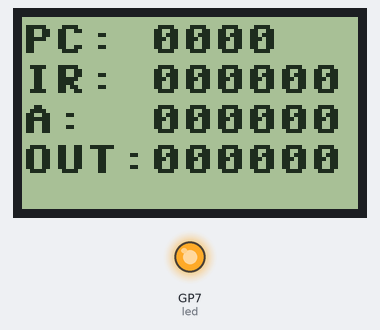
The program below on a simulated Raspberry Pi Pico running MicroPython. Shown: 84×48 one-colour display, output pins drawn as LEDs (lit = HIGH). Pins used as bus, display or sensor lines are not drawn; what the program prints to the serial console is not drawn.

Above: at 0.2 s.

The program:

main.py
```python
from sap1 import SAP1
from nokia5110 import Nokia5110
import machine, time

# Konfiguracja fizycznego wejścia zegara
clock_pin = machine.Pin(15, machine.Pin.IN, machine.Pin.PULL_DOWN)  # Zegar na GPIO15

# Inicjalizacja wyświetlacza
display = Nokia5110()

# Program dla SAP-1
program = [
    0b00010001,  # LDA 1  (Załaduj wartość z RAM[1] do akumulatora)
    0b00100010,  # ADD 2  (Dodaj wartość z RAM[2] do akumulatora)
    0b11100000,  # OUT    (Wyślij wartość akumulatora do OUT)
    0b11110000,  # HLT    (Zatrzymaj program)
    0b00000001,  # RAM[1] = 1 (Liczba 1)
    0b00000010   # RAM[2] = 2 (Liczba 2)
]

# Inicjalizacja emulatora
sap1 = SAP1()
sap1.load_program(program)
print("Pamięć RAM:", sap1.RAM)

def wait_for_clock():
    """ Czeka na narastające zbocze zegara na GPIO 15 """
    while clock_pin.value() == 0:  # Czekaj na stan wysoki
        pass
    time.sleep(0.01)  # Krótkie opóźnienie dla uniknięcia drgań styków
    while clock_pin.value() == 1:  # Czekaj, aż wróci do stanu niskiego
        pass

def update_display(pc, ir, a, out):
    """ Aktualizacja wyświetlacza i terminala """
    display.clear()

    def to_bin_str(value):
        return ("000000" + bin(int(value))[2:])[-6:]

    def to_bin_str_PC(value):
        return ("0000" + bin(int(value))[2:])[-4:]

    display.draw_text(0, 2,  "PC: " + to_bin_str_PC(pc))
    display.draw_text(0, 12, "IR: " + to_bin_str(ir))
    display.draw_text(0, 22, "A:  " + to_bin_str(a))
    display.draw_text(0, 32, "OUT:" + to_bin_str(out))

    display.show()

    # Wypisywanie rejestrów na ekran komputera
    print(f"PC:  {to_bin_str_PC(pc)}")
    print(f"IR:  {to_bin_str(ir)}")
    print(f"A:   {to_bin_str(a)}")
    print(f"OUT: {to_bin_str(out)}")
    print("-" * 20)  # Oddzielenie kolejnych cykli

update_display(sap1.PC, sap1.IR, sap1.A, sap1.OUT)

# Uruchomienie SAP-1 z zewnętrznym zegarem
while True:
    wait_for_clock()  # Czekaj na narastające zbocze zegara
    sap1.step()  # Wykonaj jeden cykl
    update_display(sap1.PC, sap1.IR, sap1.A, sap1.OUT)  # Aktualizacja ekranu i terminala
```

sap1.py
```python
import time

class SAP1:
    def __init__(self):
        self.PC = 0      # Licznik programowy (4-bit)
        self.IR = 0      # Rejestr instrukcji (8-bit)
        self.A = 0       # Akumulator (8-bit)
        self.OUT = 0     # Rejestr wyjściowy (8-bit)
        self.RAM = [0] * 16  # Pamięć RAM (16 komórek po 8-bitów)
        self.running = True

    def load_program(self, program):
        for i, instruction in enumerate(program):
            self.RAM[i] = instruction
            print(f"RAM[{i}] = {instruction:08b}")  # Debugowanie RAM

    def fetch(self):
        """ Pobranie instrukcji z pamięci do IR """
        self.IR = self.RAM[self.PC]
        self.PC = (self.PC + 1) % 16  # 4-bitowy licznik programowy

    def decode_execute(self):
        """ Dekodowanie i wykonanie instrukcji """
        opcode = (self.IR & 0xF0) >> 4  # Pierwsze 4 bity to kod operacji
        operand = self.IR & 0x0F       # Ostatnie 4 bity to argument

        print(f"IR: {bin(self.IR)} -> opcode: {bin(opcode)}, operand: {bin(operand)}")

        if opcode == 0b0001:  # LDA
            print(f"LDA {operand}: RAM[{operand}] = {self.RAM[operand]}")
            self.A = self.RAM[operand]
        elif opcode == 0b0010:  # ADD
            print(f"ADD {operand}: {self.A} + {self.RAM[operand]}")
            self.A = (self.A + self.RAM[operand]) % 256
            print(f"Wynik w A: {self.A}")
        elif opcode == 0b0011:  # SUB (Odejmij od akumulatora)
            self.A = (self.A - self.RAM[operand]) % 256
        elif opcode == 0b1110:  # OUT (Zapisz do rejestru wyjściowego)
            self.OUT = self.A
        elif opcode == 0b1111:  # HLT (Zatrzymanie)
            print("HLT - zatrzymanie programu!")
            self.running = False
            self.PC = 15  # Zatrzymanie wykonania

    def step(self):
        """ Wykonuje jeden cykl maszynowy """
        if not self.running:
            print("SAP-1 zatrzymany. Brak dalszego wykonania.")
            return
        self.fetch()
        self.decode_execute()

    def run(self, update_display):
        """ Główna pętla wykonująca program """
        while self.running:
            print(f"PC: {self.PC:04b}, Running: {self.running}")  # Debug
            self.step()
            update_display(self.PC, self.IR, self.A, self.OUT)
            time.sleep(0.5)  # Opóźnienie dla wizualizacji zegara
        print("Program zakończył działanie.")  # Sprawdzenie, czy pętla się kończy
```

nokia5110.py
```python
from machine import Pin, SPI
from time import sleep
import framebuf

class Nokia5110:
    def __init__(self):
        self.sck = Pin(2)    # GPIO2 - SCK
        self.mosi = Pin(3)   # GPIO3 - MOSI
        self.dc = Pin(4)     # GPIO4 - Data/Command
        self.rst = Pin(5)    # GPIO5 - Reset
        self.cs = Pin(6)     # GPIO6 - Chip Select
        self.led = Pin(7, Pin.OUT)  # GPIO7 - Podświetlenie

        self.spi = SPI(0, baudrate=500000, polarity=0, phase=0, sck=self.sck, mosi=self.mosi)
        self.dc.init(self.dc.OUT)
        self.rst.init(self.rst.OUT)
        self.cs.init(self.cs.OUT)
        self.led.value(1)  # Domyślnie podświetlenie włączone

        self.width = 84
        self.height = 48
        self.buffer = bytearray((self.width * self.height) // 8)
        self.fb = framebuf.FrameBuffer(self.buffer, self.width, self.height, framebuf.MONO_VLSB)

        self.reset()
        self.init_display()

    def set_backlight(self, state):
        """ Włącza lub wyłącza podświetlenie (1 = ON, 0 = OFF) """
        self.led.value(state)

    def reset(self):
        self.rst.value(0)
        sleep(0.1)
        self.rst.value(1)

    def init_display(self):
        self.command(0x21)  # Tryb rozszerzony
        self.command(0xBF)  # Ustawienie kontrastu (spróbuj 0xBF jeśli ekran jest blady)
        self.command(0x04)  # Regulacja temperatury
        self.command(0x13)  # Bias mode (0x13 często działa lepiej niż 0x14)
        self.command(0x20)  # Tryb podstawowy
        self.command(0x0C)  # Tryb normalny

    def command(self, cmd):
        self.dc.value(0)
        self.cs.value(0)
        self.spi.write(bytearray([cmd]))
        self.cs.value(1)

    def data(self, data_bytes):
        self.dc.value(1)
        self.cs.value(0)
        if isinstance(data_bytes, int):  # Jeśli pojedyncza liczba, konwertuj na bajt
            data_bytes = bytearray([data_bytes])
        self.spi.write(data_bytes)
        self.cs.value(1)

    def clear(self):
        self.fb.fill(0)
        self.show()

    def show(self):
        self.command(0x40)  # Ustawienie początku rzędu
        self.command(0x80)  # Ustawienie początku kolumny
        for i in range(0, len(self.buffer), self.width):
            self.dc.value(1)  # Przełączenie w tryb danych
            self.cs.value(0)
            self.spi.write(self.buffer[i:i+self.width])  # Wysłanie danych
            self.cs.value(1)


    def draw_text(self, x, y, text):
        self.fb.text(text, x, y, 1)

    def update_display(self, pc, ir, a, out):
        """ Aktualizacja ekranu z wartościami rejestrów """
        self.clear()
        self.draw_text(0, 0, f"PC:  {pc:04b}")
        self.draw_text(0, 10, f"IR:  {ir:08b}")
        self.draw_text(0, 20, f"A:   {a:08b}")
        self.draw_text(0, 30, f"OUT: {out:08b}")
        self.show()
```
